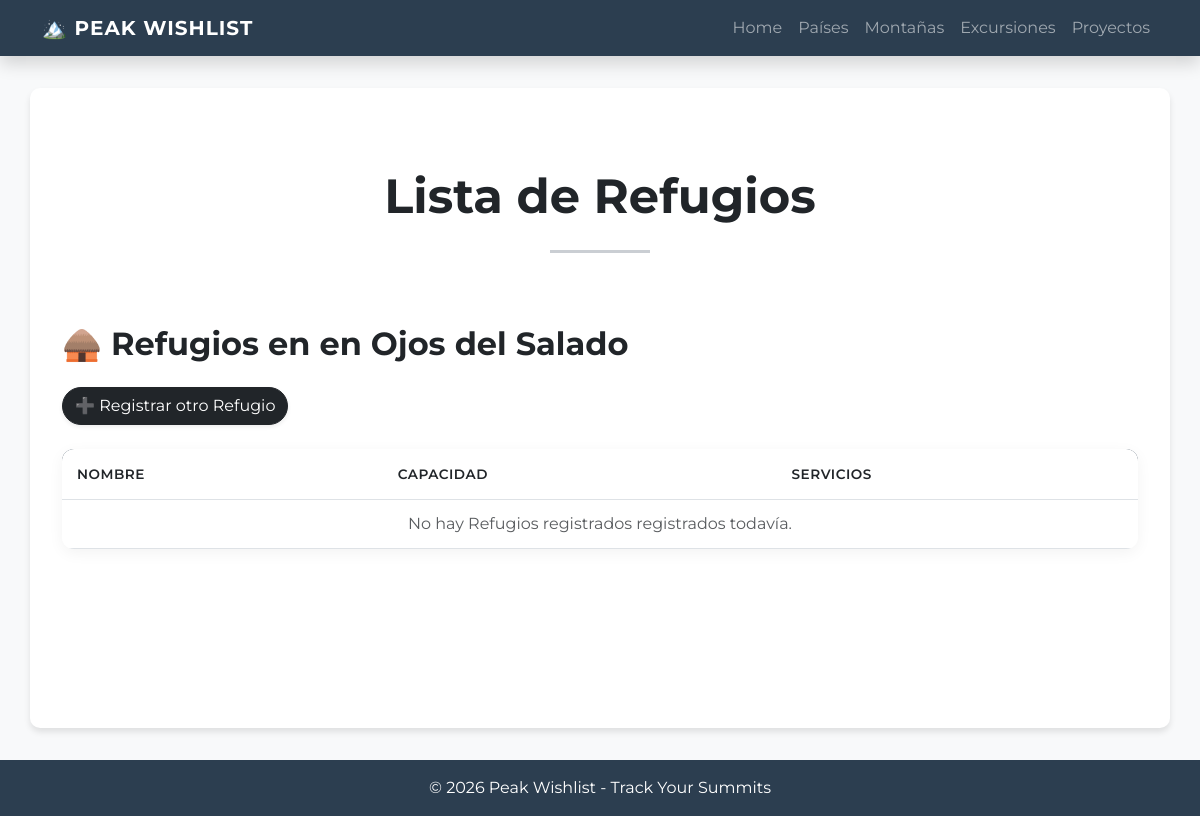
Page /montana/refugios/44/ on the earlier database version.
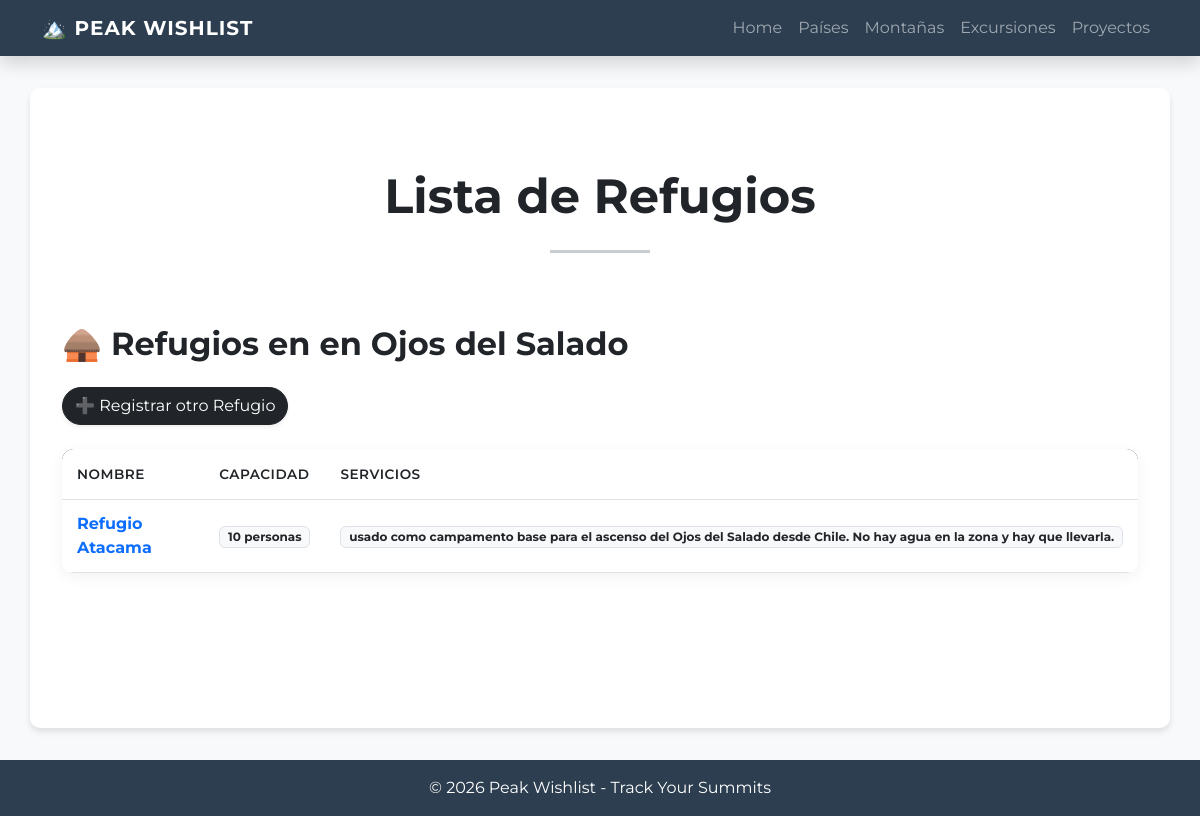
Same page on the later database version.
### peak_wishlist/models.py (models this page shows, shortened)
class Refugio(models.Model):
    nombre = models.CharField(max_length= 50, null=False, blank=False)
    altitud = models.PositiveIntegerField(null=False, blank=False)
    capacidad = models.IntegerField(null=True, blank=True)
    servicios = models.TextField(max_length=250, null=True, blank=True)
    costo = MoneyField(max_digits=10, decimal_places=2, null=True, blank=True)
    telf_contacto = PhoneNumberField(null=True, blank=True)
    correo_contacto = models.EmailField(null=True, blank=True, max_length=50)
    montana = models.ForeignKey(Montana, null=False, blank= False, on_delete=models.CASCADE, verbose_name="montaña")

### peak_wishlist/views/refugio.py (the view)
class RefugioList(ListView):
    model = Refugio
    template_name = "peak_wishlist/refugios.html"
    context_object_name = "refugios"
    def get_queryset(self) -> QuerySet[Any]:
        montana_id = self.kwargs.get("montana_id")
        if montana_id:
            self.montana = get_object_or_404(Montana, id=montana_id)
            return Refugio.objects.filter(montana=self.montana).order_by("nombre")
        self.montana = None
        return Refugio.objects.all().order_by("nombre")
    def get_context_data(self, **kwargs: Any) -> dict[str, Any]:
        context = super().get_context_data(**kwargs)
        if self.montana:
            context["extension_titulo"] = f"en {self.montana.nombre}"
        else:
            context["extension_titulo"] = ""
        return context

### peak_wishlist/templates/peak_wishlist/refugios.html (shortened to what this page needs)
{% extends 'peak_wishlist/base.html' %}
{% block contenido %}
<div class="text-center py-5">
    <h3 class="display-5 fw-bold text-dark">Lista de Refugios</h3>
    <hr class="my-4 mx-auto" style="width: 100px; border-top: 3px solid #2c3e50;">
</div>
<h2 class="mb-4 text-dark fw-bold"> 🛖 Refugios en {{ extension_titulo }}</h2>
<div class="mb-4">
    <a href="{% url 'peak_wishlist:registrar_refugio' montana_id=view.kwargs.montana_id %}"
       class="btn btn-dark rounded-pill shadow-sm">
        ➕ Registrar otro Refugio
    </a>
</div>
<div class="table-container-custom table-responsive">
    <table class="table table-custom mb-0">
        <thead>
            <tr>
               <th>Nombre</th>
               <th>Capacidad</th>
               <th>Servicios</th>
            </tr>
        </thead>
        <tbody>
            {% for refugio in refugios %}
            <tr>
                <td class="fw-bold text-primary">{{ refugio.nombre }}</td>
                <td>
                    <span class="badge bg-light text-dark border">
                        {{ refugio.capacidad }} personas
                    </span>
                </td>
                <td>
                    <span class="badge bg-light text-dark border">
                        {{ refugio.servicios }}
                    </span>
                </td>
            </tr>
            {% empty %}
            <tr>
                <td colspan="5" class="text-center py-4 text-muted">
                    No hay Refugios registrados registrados todavía.
                </td>
            </tr>
            {% endfor %}
        </tbody>
    </table>
</div>
{% endblock contenido %}

Differences in the rows shown:
added Refugio: nombre "Refugio Atacama", capacidad "10", servicios "usado como campamento base para el ascenso del Ojos del Salado desde Chile. No hay agua en la zona y hay que llevarla."
Other differences:
text no longer shown: "No hay Refugios registrados registrados todavía."
